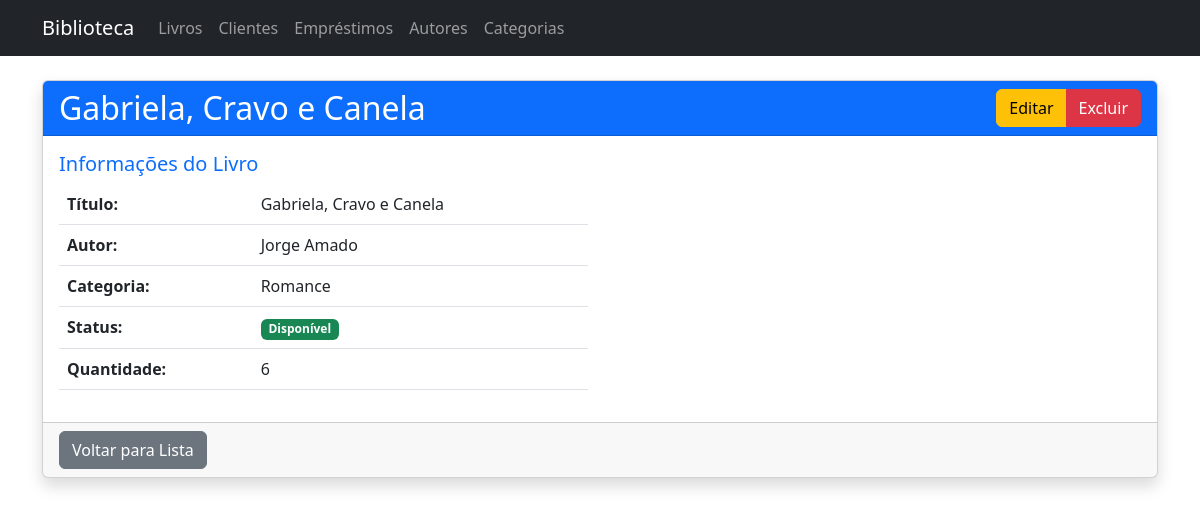
/books/4, run on an earlier commit of the app's database.
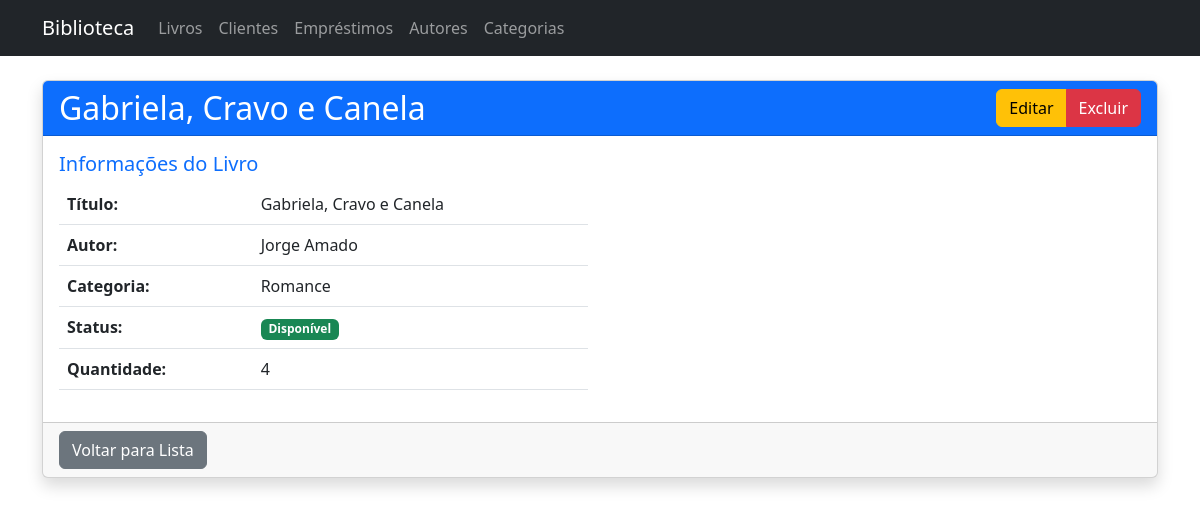
And on a later commit of the database.
### app/models/entities/book.py (models this page shows, shortened)
class Book(db.Model):
    __tablename__ = 'books'
    id = db.Column(db.Integer, primary_key=True)
    name = db.Column(db.String(100), nullable=False)
    description = db.Column(db.Text)
    quantity = db.Column(db.Integer, default=1)
    id_author = db.Column(db.Integer, db.ForeignKey('authors.id'))
    id_category = db.Column(db.Integer, db.ForeignKey('categories.id'))
    loans = db.relationship('BookLoan', backref='book', lazy=True)
    @property
    def is_available(self):
        return self.quantity > 0

### app/controllers/book_controller.py (the view)
@book_bp.route('/<int:id>')
def show(id):
    try:
        book = BookService.get_book_by_id(id)
        return render_template('books/show.html', book=book)
    except NotFoundError as e:
        flash(str(e), 'danger')
        return redirect(url_for('book_controller.index'))

### app/repositories/book_repository.py (called while the page is built)
    @staticmethod
    def get_by_id(book_id):
        return Book.query.get(book_id)

### app/services/book_service.py (called while the page is built)
    @staticmethod
    def get_book_by_id(book_id):
        if not (book := BookRepository.get_by_id(book_id)):
            raise NotFoundError("Livro não encontrado")
        return book

### app/templates/books/show.html (shortened to what this page needs)
{% extends "base.html" %}
{% block content %}
<div class="card shadow">
    <div class="card-header bg-primary text-white d-flex justify-content-between align-items-center">
        <h2 class="mb-0">{{ book.name }}</h2>
        <div class="btn-group" role="group">
            <a href="{{ url_for('book_controller.edit', id=book.id) }}" class="btn btn-warning">Editar</a>
            <a href="{{ url_for('book_controller.delete', id=book.id) }}" class="btn btn-danger" onclick="return confirm('Tem certeza que deseja excluir este livro?')">Excluir</a>
        </div>
    </div>
    <div class="card-body">
        <div class="row">
            <div class="col-md-6">
                <h5 class="text-primary">Informações do Livro</h5>
                <table class="table">
                    <tr>
                        <th>Título:</th>
                        <td>{{ book.name }}</td>
                    </tr>
                    <tr>
                        <th>Autor:</th>
                        <td>{{ book.author.name }}</td>
                    </tr>
                    <tr>
                        <th>Categoria:</th>
                        <td>{{ book.category.name }}</td>
                    </tr>
                    <tr>
                        <th>Status:</th>
                        <td>
                            {% if book.is_available %}
                            <span class="badge bg-success">Disponível</span>
                            {% else %}
                            <span class="badge bg-danger">Emprestado</span>
                            {% endif %}
                        </td>
                    </tr>
                    <tr>
                        <th>Quantidade:</th>
                        <td>{{ book.quantity }}</td>
                    </tr>
                </table>
            </div>
        </div>
    </div>
    <div class="card-footer">
        <a href="{{ url_for('book_controller.index') }}" class="btn btn-secondary">Voltar para Lista</a>
    </div>
</div>
{% endblock %}

What changed in the data, as far as the page shows it:
changed Book "Gabriela, Cravo e Canela": quantity "6" → "4"
